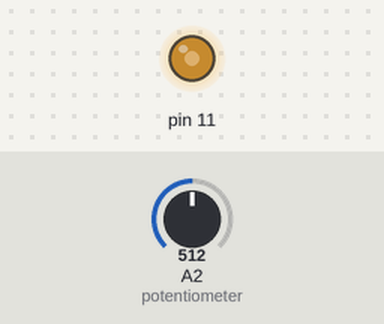
Bench run of a sketch on a simulated Arduino Uno, built with avr-gcc and run on an emulated ATmega328P. Parts: output pins drawn as LEDs (lit = HIGH). The test bench sets the inputs (shaded band); at power-on: A2 (potentiometer) = 512.

Above: at 1.2 s.
1.3 s: A2 (potentiometer) set to 716
At 1.6 s:
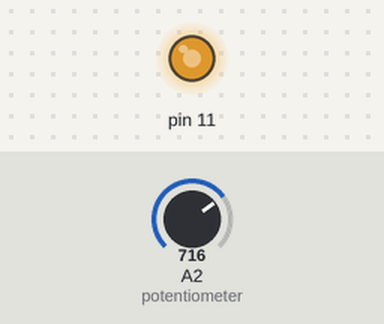
2.8 s: A2 (potentiometer) set to 900
At 4.0 s:
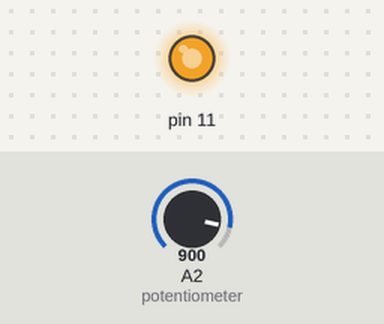
4.3 s: A2 (potentiometer) set to 122
At 5.2 s:
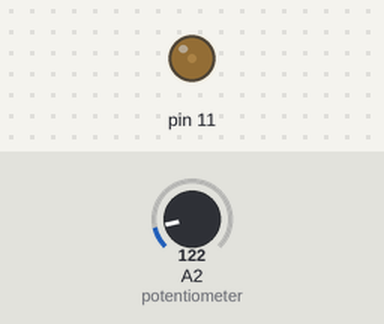
5.8 s: A2 (potentiometer) set to 0
At 6.5 s:
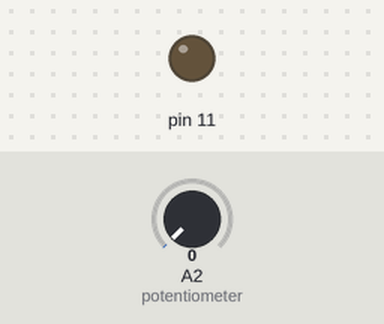
Timing chart, 0 to 8.3 s (numbered marks = the images above; inputs shaded):
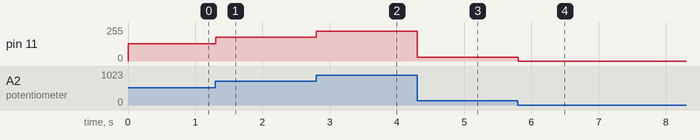

The sketch:

potentiometer1.ino
```cpp
// C++ code
//
#define potentiometer A2
void setup()
{Serial.begin(9600);
 pinMode(11,OUTPUT);


}

void loop()
{
 int led=analogRead(potentiometer)/4;
  analogWrite(11,led);
  delay(100);
}
```

Measured:
- after the input at 1.3 s, pin 11: 128/255 → 179/255 at once
- after the input at 2.8 s, pin 11: 179/255 → 225/255 at once
- after the input at 4.3 s, pin 11: 225/255 → 30/255 at once
- after the input at 5.8 s, pin 11: 30/255 → 0/255 at once
